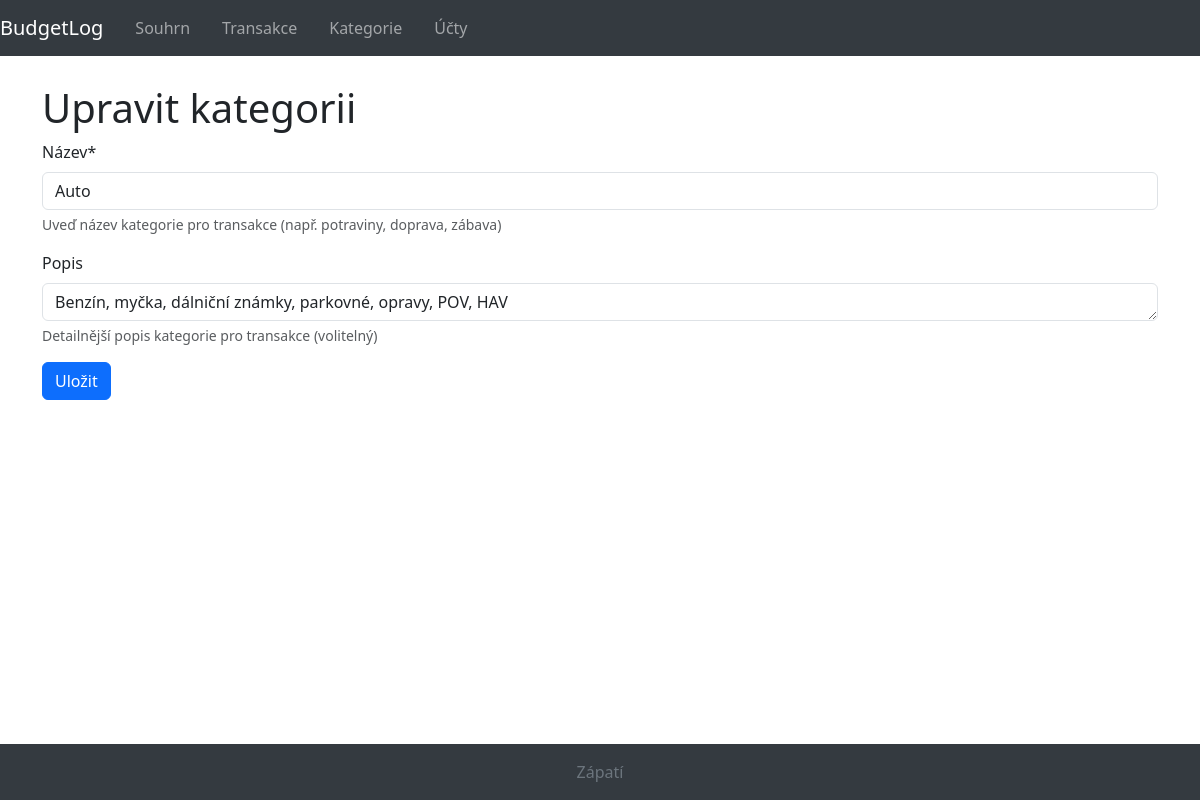
Screenshot of /categories/edit/12/ with the database file from the repository.
### budgetlog/models.py (models this page shows, shortened)
class Category(models.Model):
    name = models.CharField(max_length=200, unique=True, verbose_name="Název",
                            help_text="Uveď název kategorie pro transakce (např. potraviny, doprava, zábava)")
    description = models.TextField(null=True, blank=True, verbose_name="Popis",
                                   help_text="Detailnější popis kategorie pro transakce (volitelný)")

### budgetlog/views.py (the view)
# urls.py: path('categories/edit/<int:pk>/', views.CategoryUpdateView.as_view(), name='category-edit'),
class CategoryUpdateView(UpdateView):
    model = Category
    form_class = CategoryForm
    template_name = 'budgetlog/category_form.html'
    success_url = reverse_lazy('category-list')

### budgetlog/forms.py
class CategoryForm(forms.ModelForm):
    class Meta:
        model = Category
        fields = ['name', 'description']
        widgets = {'description': forms.Textarea(attrs={'rows': 1})}

### budgetlog/templates/budgetlog/category_form.html (shortened to what this page needs)
{% extends "base_generic.html" %}
{% load crispy_forms_tags %}
{% block content %}
    <h1>{% if form.instance.pk %}Upravit{% else %}Přidat{% endif %} kategorii</h1>
    <form method="post">
        {{ form|crispy }}
        <button type="submit" class="btn btn-primary">Uložit</button>
    </form>
{% endblock %}

### rows the page displays
Category: name "Auto", description "Benzín, myčka, dálniční známky, parkovné, opravy, POV, HAV"
